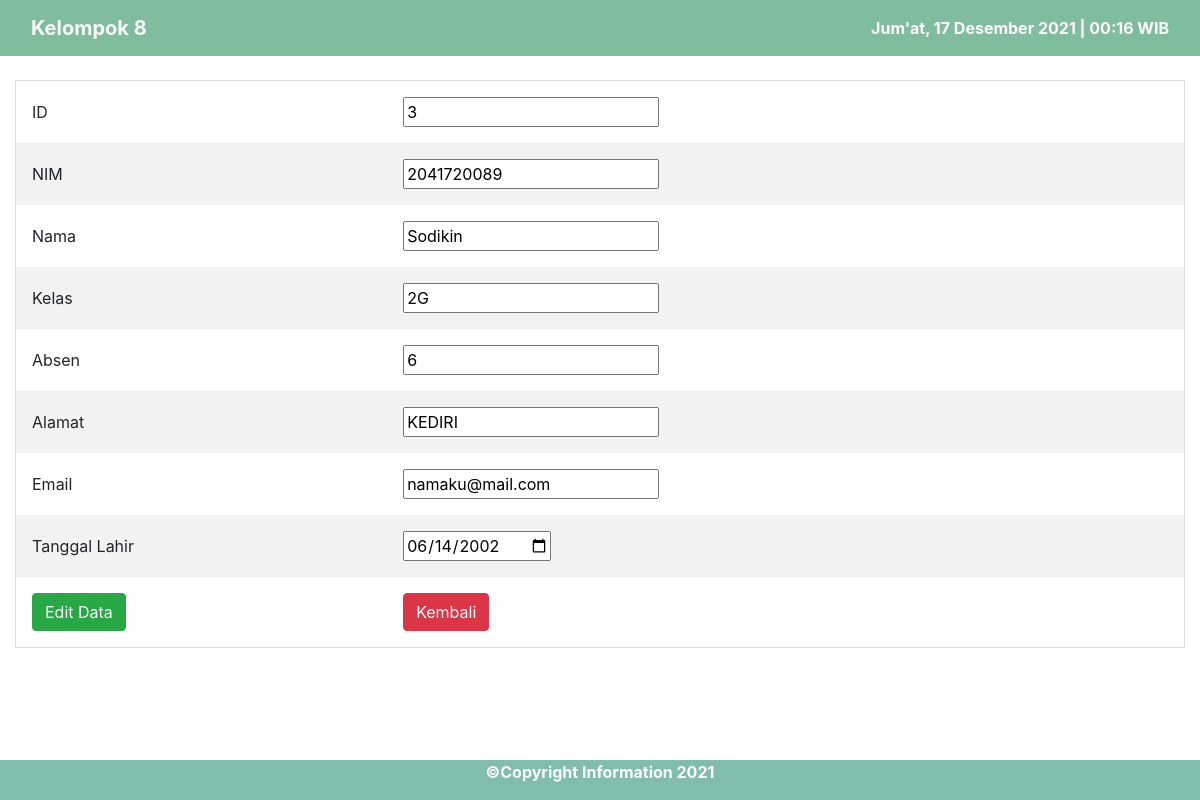
Screenshot of /editForm.php?id=3 with the database file from the repository.
### tables this page shows
CREATE TABLE `biodata` (
  `id` int(11) NOT NULL,
  `nim` char(12) NOT NULL,
  `nama` varchar(60) NOT NULL,
  `kelas` char(4) NOT NULL,
  `absen` int(11) NOT NULL,
  `alamat` varchar(60) NOT NULL,
  `email` varchar(30) NOT NULL,
  `tanggalLahir` date NOT NULL
);

### editForm.php (the view, shortened to what this page needs)
<!DOCTYPE html>
<html lang="en">
    <head>
    <link rel="stylesheet" href="https://cdn.jsdelivr.net/npm/bootstrap@4.6.1/dist/css/bootstrap.min.css"
>
    </head>
    <body>
    <nav class="navbar navbar-light " style="background-color: #80BD9E;">
        <div class="container-fluid">
            <span style="font-weight: bold;" class="navbar-brand mb-0 h1 text-light">Kelompok 8</span>
            <span id="tanggalwaktu"></span>
        </div>
    </nav>
    <br>
    <div class="container-fluid">
	<?php
		include "koneksi.php";
		$id = $_GET['id'];
		$query = "SELECT * FROM biodata WHERE id='$id'";
		$result = mysqli_query($connect, $query);
	?>
	<table>
		<form method="get" action="prosesEdit.php">
			<?php
				while($row=mysqli_fetch_array($result)){
			?>
			<tr>
				<td> ID </td>
				<td> <input type="number" name="id" value="<?php echo $row['id']; ?>"> </td>
			</tr>
			<tr>
				<td> NIM </td>
				<td> <input type="text" name="nim" value="<?php echo $row['nim']; ?>"> </td>
			</tr>
            <tr>
                <td> Nama </td>
                <td> <input type="text" name="name" value="<?php echo $row['nama']; ?>"> </td>
            </tr>
             <tr>
                <td> Kelas </td>
                <td> <input type="text" name="class" value="<?php echo $row['kelas']; ?>"> </td>
            </tr>
			<tr>
				<td> Absen </td>
				<td> <input type="number" name="absen" value="<?php echo $row['absen']; ?>"> </td>
			</tr>
             <tr>
                <td> Alamat </td>
                <td> <input type="text" name="address" value="<?php echo $row['alamat']; ?>"> </td>
            </tr>
            <tr>
                <td> Email </td>
                <td> <input type="email" name="email" value="<?php echo $row['email']; ?>"> </td>
            </tr>
             <tr>
                <td> Tanggal Lahir </td>
                <td> <input type="date" name="tanggal" value="<?php echo $row['tanggalLahir']; ?>"> </td>
            </tr>
			<tr>
				<td> <input type="submit" name="edit"
               class="btn btn-success" value="Edit Data"> </td>
               <td> <a href="homeCURD.php" class="btn btn-danger">Kembali</a></td>
			</tr>
			<?php
				}
			?>
		</form>
	</table>
 </div><br><br>
    <footer class="text-white text-center fixed-bottom" style="background-color: #80bdad;">
        <p><b>©Copyright Information 2021</b></p>
    </footer>
</body>
</html>

### editForm.php (style rules this page uses)
nav span { color: white; font-weight: bold; }
table { border-collapse: collapse; border-spacing: 0; width: 100%; border: 1px solid #ddd; }
th,td { text-align: left; padding: 16px; }
tr:nth-child(even) { background-color: #f2f2f2; }

### rows the page displays
biodata: id "3", nim "2041720089", name "Sodikin", class "2G", absen "6", address "KEDIRI", email "namaku@mail.com", tanggal "06/14/2002"
